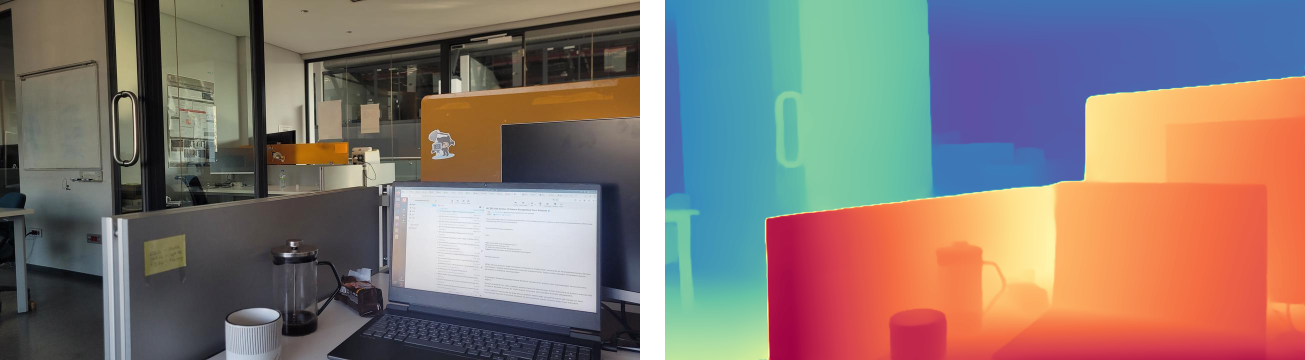
#> input picture images/DA2/arc203.png, 2610 x 720 px (shown at 1/2 size); its folder holds 4 pictures in this run
$ python combiner.py   (older library calls are emulated)
#> lines starting #> are read from the running program, lines starting #| are printed output that depends on the picture; pictures that were not available may be replaced by others from this repository, and a replacement may not be noted
import os
from PIL import Image

# Define the folder paths
folders = ["DA2", "lotus", "depth-pro"]
output_folder = "concatted"

# Create the output folder if it doesn't exist
os.makedirs(output_folder, exist_ok=True)

# Collect all image files and group by name (without extension)
image_groups = {}
for folder in folders:
    for file in os.listdir(folder):
        if file.endswith(".png") or file.endswith(".jpg"):
            name_without_ext = os.path.splitext(file)[0]
            image_path = os.path.join(folder, file)
            image_groups.setdefault(name_without_ext, []).append(image_path)

# Function to create a 2x2 grid of images with specific layout
def create_grid(images):
    # Open images from DA2 (first row) and lotus/depth-pro (second row)
    first_row_image = Image.open(images[0])  # DA2
#> first_row_image is the input picture: PIL image 2610x720 RGB; mean R, G, B 134, 120.3, 114.1
    second_row_images = [Image.open(img) for img in images[1:3]]  # lotus and depth-pro
#> second_row_images = 2 items

    # Determine the maximum width and height for resizing
    max_width = max(first_row_image.width // 2, max(img.width for img in second_row_images))
#> max_width = 2610
    max_height = max(first_row_image.height // 2, max(img.height for img in second_row_images))
#> max_height = 720
    uniform_size = (max_width, max_height)
#> uniform_size = (2610, 720)

    # Resize the first row image to span two slots horizontally
    first_row_resized = first_row_image.resize((2 * max_width, max_height), Image.ANTIALIAS)
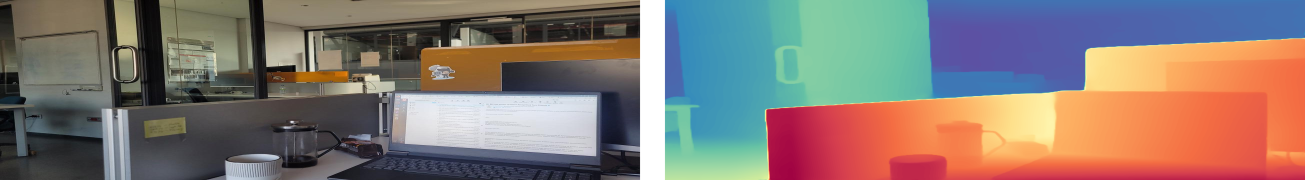
#> first_row_resized: PIL image 5220x720 RGB (shown at 1/4 size); mean R, G, B 134, 120.3, 114.1

    # Resize all second row images to the same size
    resized_second_row = [img.resize(uniform_size, Image.ANTIALIAS) for img in second_row_images]
#> resized_second_row = 2 items

    # Create a blank canvas for the grid
    grid_image = Image.new("RGB", (2 * max_width, 2 * max_height), "white")
#> grid_image: PIL image 5220x1440 RGB; every value is 255

    # Paste images onto the grid
    grid_image.paste(first_row_resized, (0, 0))  # First row spans two slots
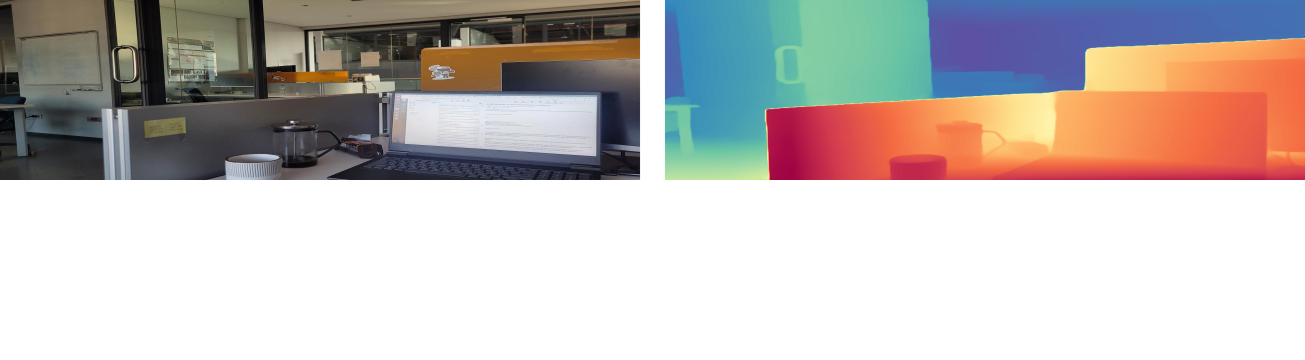
#> grid_image: PIL image 5220x1440 RGB (shown at 1/4 size); mean R, G, B 194.5, 187.6, 184.5
    positions = [(0, max_height), (max_width, max_height)]  # Second row positions
#> positions = [(0, 720), (2610, 720)]
    for img, pos in zip(resized_second_row, positions):
        grid_image.paste(img, pos)
#> this loop made 2 passes
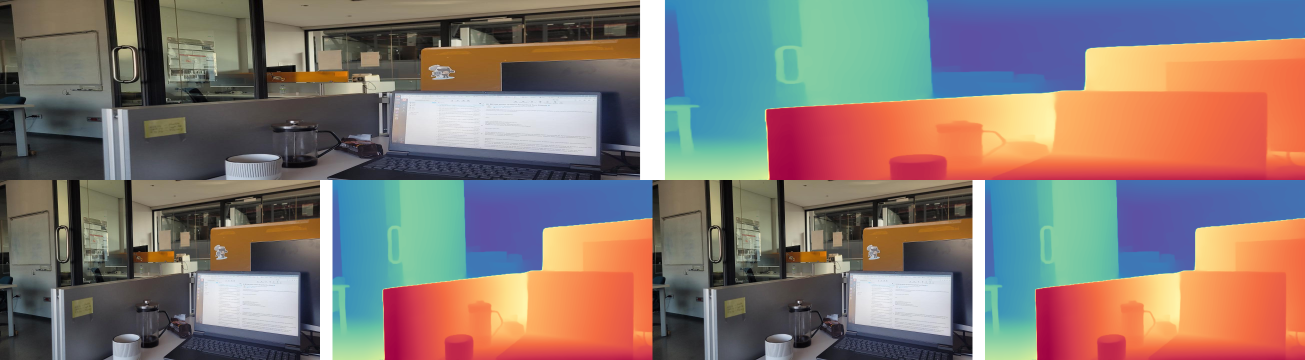
#> grid_image: PIL image 5220x1440 RGB (shown at 1/4 size); mean R, G, B 134, 120.3, 114.1

    return grid_image

# Process each group of images and save the combined result
for name, image_paths in image_groups.items():
    if len(image_paths) > 2:  # Only process if there are matching names
        # Take images for the grid in the specified layout
        images_for_grid = [image_paths[0]] + image_paths[1:3]  # First from DA2, then lotus and depth-pro

        # Create the grid image
        grid = create_grid(images_for_grid)

        # Save the grid image to the output folder
        output_path = os.path.join(output_folder, f"{name}_combined.jpg")
        grid.save(output_path)
        print(f"Saved: {output_path}")

print("Processing complete.")
